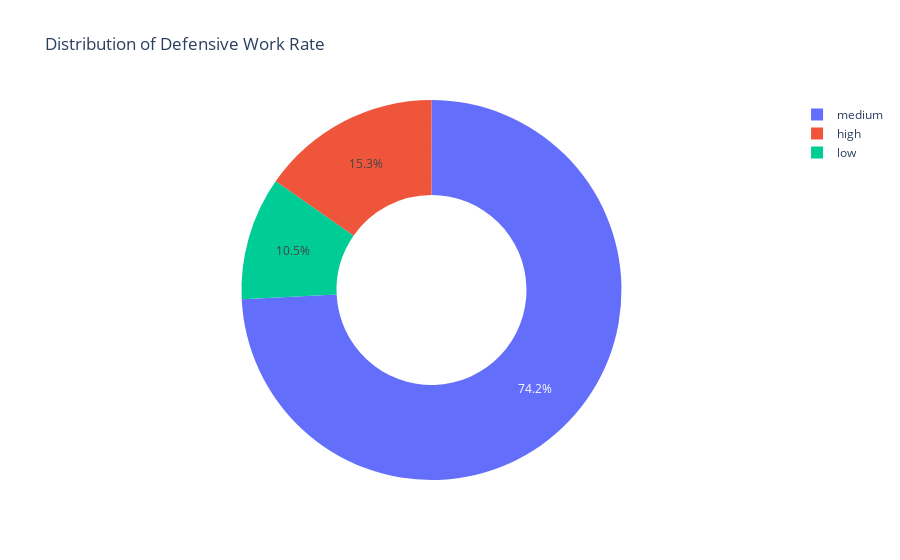

The cell this chart's notebook holds for it:
### Code cell
FIG = px.pie(
    D_defensive_work_rate,
    names='defensive_work_rate',
    values='count',
    title='Distribution of Defensive Work Rate',
    color='defensive_work_rate',
    hole = 0.5
)
FIG.show()

### Figure 1 — Plotly figure (JSON) as saved in the notebook; plotly's stock layout.template omitted (floating-point values rounded to 4 significant figures)
{"data": [{"customdata": [["medium"], ["high"], ["low"]], "domain": {"x": [0, 1], "y": [0, 1]}, "hole": 0.5, "hovertemplate": "defensive_work_rate=%{customdata[0]}<br>count=%{value}<extra></extra>", "labels": ["medium", "high", "low"], "legendgroup": "", "marker": {"colors": ["#636efa", "#EF553B", "#00cc96"]}, "name": "", "showlegend": true, "type": "pie", "values": [130764, 26972, 18425]}], "layout": {"legend": {"tracegroupgap": 0}, "title": {"text": "Distribution of Defensive Work Rate"}}}
